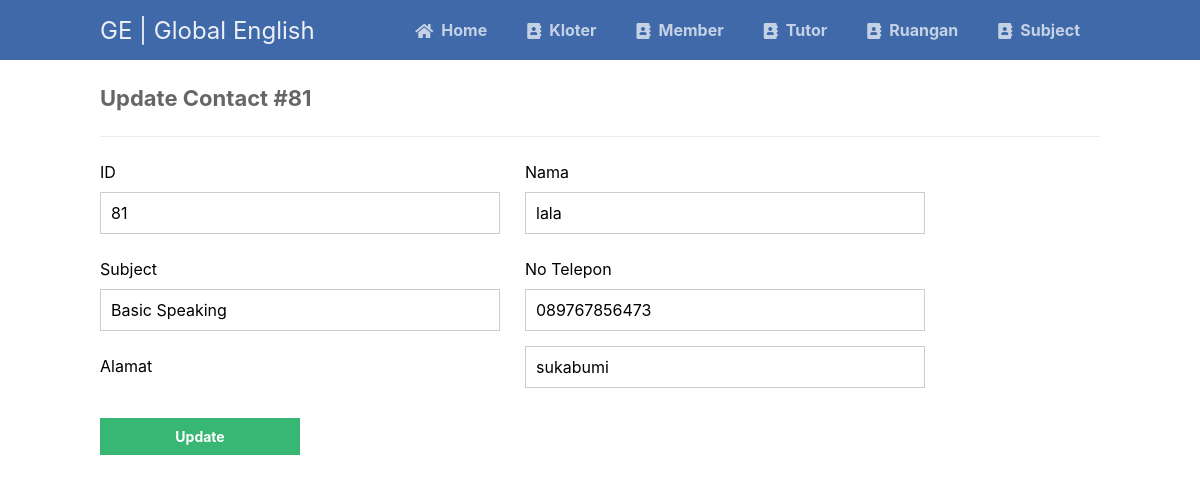
Screenshot of /updatemember.php?id_member=81 with the database file from the repository.
### tables this page shows
CREATE TABLE `member` (
  `id_member` int(50) NOT NULL,
  `nama` varchar(50) NOT NULL,
  `id_kloter` varchar(50) NOT NULL,
  `notelp` varchar(30) NOT NULL,
  `alamat` varchar(255) NOT NULL
);

### updatemember.php (the view, shortened to what this page needs)
<?php
include 'functions.php';
$pdo = pdo_connect_mysql();
if (isset($_GET['id_member'])) {
    $stmt = $pdo->prepare('SELECT * FROM member WHERE id_member = ?');
    $stmt->execute([$_GET['id_member']]);
    $contact = $stmt->fetch(PDO::FETCH_ASSOC);
}
?>
<?= template_header('Read') ?>
<div class="content update">
    <h2>Update Contact #<?= $contact['id_member'] ?></h2>
    <form action="updatemember.php?id_member=<?= $contact['id_member'] ?>" method="post">
        <label for="id_member">ID</label>
        <label for="nama">Nama</label>
        <input type="text" name="id_member" value="<?= $contact['id_member'] ?>" id="id_member">
        <input type="text" name="nama" value="<?= $contact['nama'] ?>" id="nama">
        <label for="id_kloter">Subject</label>
        <label for="notelp">No Telepon</label>
        <input type="text" name="id_kloter" value="<?= $contact['id_kloter'] ?>" id="id_kloter">
        <input type="text" name="notelp" value="<?= $contact['notelp'] ?>" id="notelp">
        <label for="alamat">Alamat</label>
        <input type="text" name="alamat" value="<?= $contact['alamat'] ?>" id="alamat">
        <input type="submit" value="Update">
    </form>
</div>
<?= template_footer() ?>

### style.css (style rules this page uses)
* { box-sizing: border-box; font-family: -apple-system, BlinkMacSystemFont, "segoe ui", roboto, oxygen, ubuntu, cantarell, "fira sans", "droid sans", "helvetica neue", Arial, sans-serif; font-size: 16px; -webkit-font-smoothing: antialiased; -moz-osx-font-smoothing: grayscale; }
body { background-color: #FFFFFF; margin: 0; }
.content { width: 1000px; margin: 0 auto; }
.content h2 { margin: 0; padding: 25px 0; font-size: 22px; border-bottom: 1px solid #ebebeb; color: #666666; }
.update form { padding: 15px 0; display: flex; flex-flow: wrap; }
.update form label { display: inline-flex; width: 400px; padding: 10px 0; margin-right: 25px; }
.update form input { padding: 10px; width: 400px; margin-right: 25px; margin-bottom: 15px; border: 1px solid #cccccc; }
.update form input[type="submit"] { display: block; background-color: #38b673; border: 0; font-weight: bold; font-size: 14px; color: #FFFFFF; cursor: pointer; width: 200px; margin-top: 15px; }

### rows the page displays
member: id_member "81", nama "lala", id_kloter "Basic Speaking", notelp "089767856473", alamat "sukabumi"
